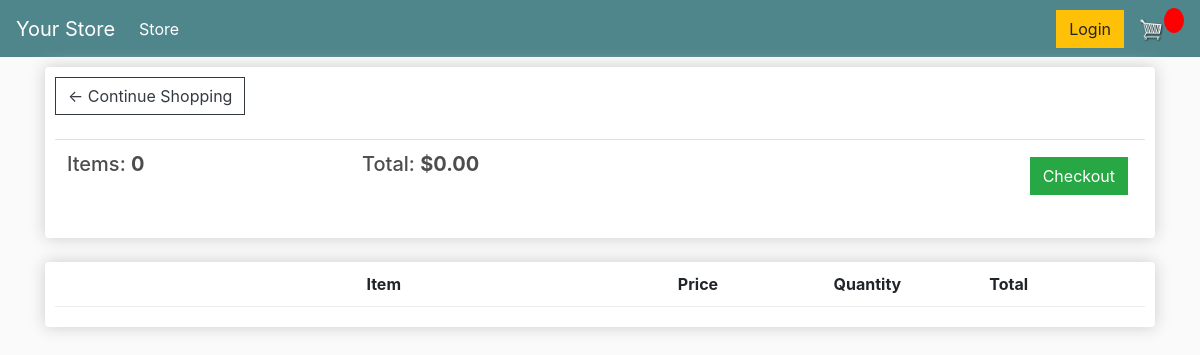
The page /cart/ (signed in) on the database as committed earlier.
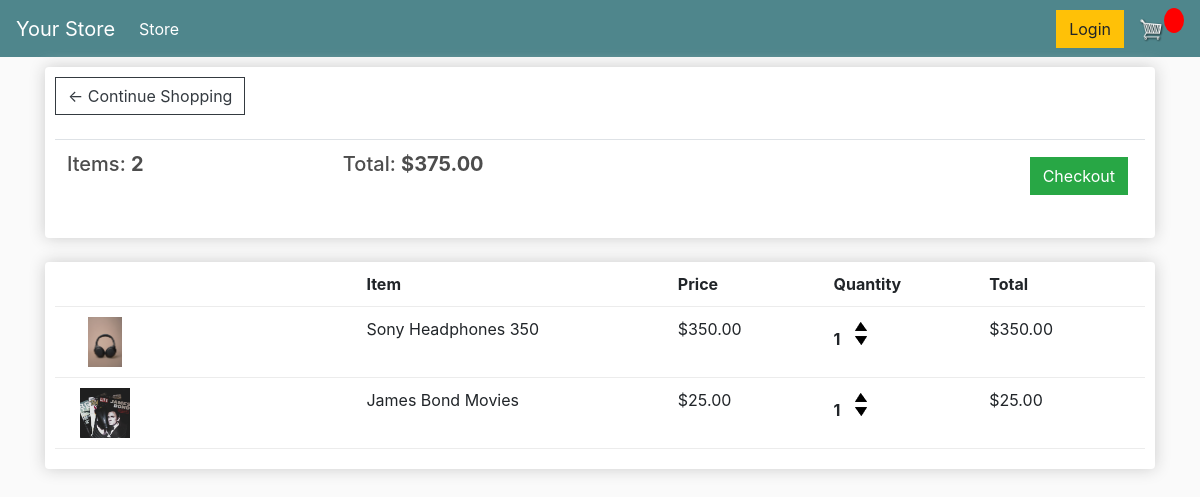
The same page on the database as committed later.
### store/models.py (models this page shows, shortened)
class Order(models.Model):
    customer = models.ForeignKey(Customer, on_delete=models.SET_NULL, blank=True, null=True)
    date_ordered = models.DateTimeField(auto_now_add=True)
    complete = models.BooleanField(default=False)
    transaction_id = models.CharField(max_length=100, null=True)
    @property
    def get_cart_total(self):
        orderitems = self.orderitem_set.all()
        total = sum([item.get_total for item in orderitems])
        return total

class OrderItem(models.Model):
    product = models.ForeignKey(Product, on_delete=models.SET_NULL, null=True)
    order = models.ForeignKey(Order, on_delete=models.SET_NULL, null=True)
    quantity = models.IntegerField(default=0, null=True, blank=True)
    date_added = models.DateTimeField(auto_now_add=True)
    @property
    def get_total(self):
        return self.quantity * self.product.price

class Product(models.Model):
    name = models.CharField(max_length=200, null=True)
    price = models.DecimalField(max_digits=7, decimal_places=2)
    digital = models.BooleanField(default=False)
    image = models.ImageField()

### store/views.py (the view)
# urls.py: path("cart/", cart, name="cart"),
def cart(request):
    if request.user.is_authenticated:
        customer = request.user.customer
        order, created = Order.objects.get_or_create(customer=customer, complete=False)
        order_items = order.orderitem_set.all()
    else:
        order_items = []
        order = None
    context = {"order_items": order_items, "order": order}
    return render(request, "store/cart.html", context)

### store/templates/store/cart.html
{% extends 'store/main.html' %} {% load static %} {% block content %}
<div class="row">
  <div class="col-lg-12">
    <div class="box-element">
      <a class="btn btn-outline-dark" href="{% url 'store' %}"
        >&#x2190; Continue Shopping</a
      >
      <br />
      <br />
      <table class="table">
        <tr>
          <th>
            <h5>Items: <strong>{{order_items.count}}</strong></h5>
          </th>
          <th>
            <h5>
              Total: <strong>${{order.get_cart_total|floatformat:2}}</strong>
            </h5>
          </th>
          <th>
            <a
              style="float: right; margin: 5px"
              class="btn btn-success"
              href="{% url 'checkout' %}"
              >Checkout</a
            >
          </th>
        </tr>
      </table>
    </div>
    <br />
    <div class="box-element">
      <div class="cart-row">
        <div style="flex: 2"></div>
        <div style="flex: 2"><strong>Item</strong></div>
        <div style="flex: 1"><strong>Price</strong></div>
        <div style="flex: 1"><strong>Quantity</strong></div>
        <div style="flex: 1"><strong>Total</strong></div>
      </div>
      {% for item in order_items %}
      <div class="cart-row">
        <div style="flex: 2">
          <img class="row-image" src="{{item.product.image.url}}" />
        </div>
        <div style="flex: 2">{{item.product.name}}</div>
        <div style="flex: 1">${{item.product.price}}</div>
        <div style="flex: 1">
          <p class="quantity">{{item.quantity}}</p>
          <div class="quantity">
            <img
              class="chg-quantity update-cart"
              data-action="add"
              data-product="{{item.product.id}}"
              src="{% static  'images/arrow-up.png' %}"
            />
            <img
              class="chg-quantity update-cart"
              data-action="remove"
              data-product="{{item.product.id}}"
              src="{% static  'images/arrow-down.png' %}"
            />
          </div>
        </div>
        <div style="flex: 1">${{item.get_total}}</div>
      </div>
      {% endfor %}
    </div>
  </div>
</div>
{% endblock content %}

### store/templates/store/main.html (shortened to what this page needs)
<!DOCTYPE html>
{% load static %}
<html lang="en">
<head>
    <link rel="stylesheet" href="https://cdn.jsdelivr.net/npm/bootstrap@4.0.0/dist/css/bootstrap.min.css">
    <link rel="stylesheet" type="text/css" href="{% static 'css/main.css' %}" />
</head>
<body>
    <nav class="navbar navbar-expand-lg navbar-dark bg-dark">
        <a class="navbar-brand" href="{% url 'store' %}">Your Store</a>
        <div class="collapse navbar-collapse" id="navbarSupportedContent">
          <ul class="navbar-nav mr-auto">
            <li class="nav-item active">
              <a class="nav-link" href="{% url 'store' %}">Store <span class="sr-only">(current)</span></a>
            </li>
          </ul>
          <div class="form-inline my-2 my-lg-0">
            <a href="#" class="btn btn-warning">Login</a>
            <a href="{% url 'cart' %}"><img id="cart-icon" src="{% static 'images/cart.png' %}" /></a>
            <p id="cart-total">{{cart_items}}</p>
        </div>
        </div>
      </nav>
    <div class="container">
        {% block content %}
        {% endblock %}
    </div>
</body>
</html></html>

### static/css/main.css (style rules this page uses)
body { background-color: hsl(0, 0%, 98%); }
h1, h2, h3, h4, h5, h6 { color: hsl(0, 0%, 30%); }
.box-element { box-shadow: hsl(0, 0%, 80%) 0 0 16px; background-color: #fff; border-radius: 4px; padding: 10px; }
.bg-dark { background-color: #4f868c !important; }
#cart-icon { width: 25px; display: inline-block; margin-left: 15px; }
#cart-total { display: block; text-align: center; color: #fff; background-color: red; width: 20px; height: 25px; border-radius: 50%; font-size: 14px; }
.col-lg-4, .col-lg-6, .col-lg-8, .col-lg-12 { margin-top: 10px; }
.btn { border-radius: 0; }
.row-image { width: 100px; height: 50px; object-fit: contain; }
.cart-row { display: flex; align-items: flex-stretch; padding-bottom: 10px; margin-bottom: 10px; border-bottom: 1px solid #ececec; }
.quantity { display: inline-block; font-weight: 700; padding-right: 10px; }
.chg-quantity { width: 12px; cursor: pointer; display: block; margin-top: 5px; transition: 0.1s; }

Rows that differ between the two databases and show on the page:
computed for Order: count "0" → "2"; get_cart_total "0.00" → "375.00"
added OrderItem: product.image (picture), product.name "Sony Headphones 350", product.price "350.00", quantity "1", get_total "350.00"
added OrderItem: product.image (picture), product.name "James Bond Movies", product.price "25.00", quantity "1", get_total "25.00"
